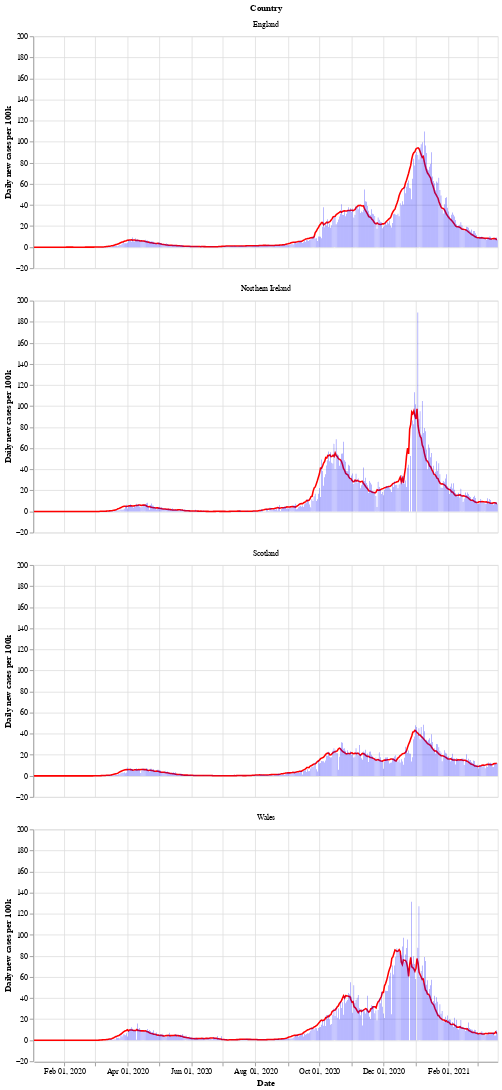

Notebook code cell kept with this figure:
### Markdown cell above
Next is a bar chart of the number of new cases in each country (per 100k population), with the 7 day moving average of cases. Again we see that Wales saw a longer period of raising and falling cases compared to the other countries.

After a period of cases falling, each nation is now seeing a rise in the number of cases - especially in Wales.

### Code cell
# collapse
bars = alt.Chart(uk_cases).mark_bar().encode(
    x=alt.X("yearmonthdate(date):T", axis=alt.Axis(title='Date')),
    y=alt.Y("newCasesRate:Q", axis=alt.Axis(title='Daily new cases per 100k')),
    tooltip='newCasesRate',
    color=alt.condition(
        alt.datum.dailyChange > 0,
        alt.value("orange"),  # The positive color
        alt.value("blue")  # The negative color
    )
).properties(title='New cases per 100k population with rolling 7 day average', width=600).interactive()
line = alt.Chart(uk_cases).mark_line(
    color='red',
    size=2,
).transform_window(
    rolling_mean='mean(newCasesRate)',
    frame=[0, 7],
    groupby=['areaName']
).encode(
    x='yearmonthdate(date):T',
    y='rolling_mean:Q'
)
alt.layer(line, bars, data=uk_cases).facet(alt.Row('areaName', title='Country'), columns=1)

### Figure 1 — Vega-Lite specification as saved in the notebook (floating-point values rounded to 4 significant figures; data arrays with more than 128 entries replaced by an {"elided": "..."} marker saying what was removed)
{"config": {"view": {"continuousWidth": 400, "continuousHeight": 300}}, "data": {"name": "data-fdb18cbd0eb789bce7bd78988c2cccb6"}, "facet": {"type": "nominal", "field": "areaName", "title": "Country"}, "spec": {"layer": [{"mark": {"type": "line", "color": "red", "size": 2}, "encoding": {"x": {"type": "temporal", "field": "date", "timeUnit": "yearmonthdate"}, "y": {"type": "quantitative", "field": "rolling_mean"}}, "transform": [{"window": [{"op": "mean", "field": "newCasesRate", "as": "rolling_mean"}], "frame": [0, 7], "groupby": ["areaName"]}]}, {"mark": "bar", "encoding": {"color": {"condition": {"value": "orange", "test": "(datum.dailyChange > 0)"}, "value": "blue"}, "tooltip": {"type": "quantitative", "field": "newCasesRate"}, "x": {"type": "temporal", "axis": {"title": "Date"}, "field": "date", "timeUnit": "yearmonthdate"}, "y": {"type": "quantitative", "axis": {"title": "Daily new cases per 100k"}, "field": "newCasesRate"}}, "selection": {"selector002": {"type": "interval", "bind": "scales", "encodings": ["x", "y"]}}, "title": "New cases per 100k population with rolling 7 day average", "width": 600}]}, "columns": 1, "$schema": "https://vega.github.io/schema/vega-lite/v4.8.1.json", "datasets": {"data-fdb18cbd0eb789bce7bd78988c2cccb6": {"elided": "1768 records"}}}
